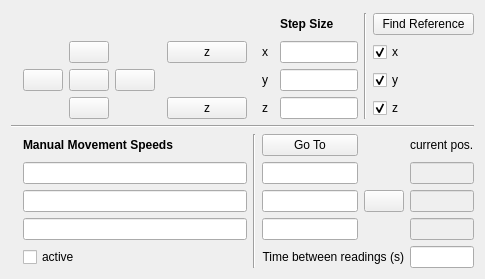
<?xml version="1.0" encoding="UTF-8"?>
<ui version="4.0">
 <class>Form</class>
 <widget class="QWidget" name="Form">
  <property name="geometry">
   <rect>
    <x>0</x>
    <y>0</y>
    <width>424</width>
    <height>279</height>
   </rect>
  </property>
  <property name="windowTitle">
   <string>Form</string>
  </property>
  <layout class="QGridLayout" name="gridLayout_2">
   <item row="3" column="5" colspan="3">
    <spacer name="horizontalSpacer_4">
     <property name="orientation">
      <enum>Qt::Horizontal</enum>
     </property>
     <property name="sizeHint" stdset="0">
      <size>
       <width>0</width>
       <height>20</height>
      </size>
     </property>
    </spacer>
   </item>
   <item row="3" column="4">
    <widget class="QPushButton" name="pushButton_right">
     <property name="text">
      <string/>
     </property>
    </widget>
   </item>
   <item row="2" column="3">
    <widget class="QPushButton" name="pushButton_up">
     <property name="text">
      <string/>
     </property>
    </widget>
   </item>
   <item row="4" column="3">
    <widget class="QPushButton" name="pushButton_down">
     <property name="text">
      <string/>
     </property>
    </widget>
   </item>
   <item row="3" column="3">
    <widget class="QPushButton" name="pushButton_stop">
     <property name="text">
      <string/>
     </property>
    </widget>
   </item>
   <item row="3" column="2">
    <widget class="QPushButton" name="pushButton_left">
     <property name="text">
      <string/>
     </property>
    </widget>
   </item>
   <item row="4" column="10">
    <widget class="QLineEdit" name="lineEdit_stepZ"/>
   </item>
   <item row="2" column="8">
    <widget class="QLabel" name="label">
     <property name="layoutDirection">
      <enum>Qt::LeftToRight</enum>
     </property>
     <property name="text">
      <string>x</string>
     </property>
     <property name="alignment">
      <set>Qt::AlignRight|Qt::AlignTrailing|Qt::AlignVCenter</set>
     </property>
    </widget>
   </item>
   <item row="3" column="10">
    <widget class="QLineEdit" name="lineEdit_stepY"/>
   </item>
   <item row="4" column="6">
    <widget class="QPushButton" name="pushButton_zDown">
     <property name="text">
      <string>z</string>
     </property>
    </widget>
   </item>
   <item row="2" column="6">
    <widget class="QPushButton" name="pushButton_zUp">
     <property name="text">
      <string>z</string>
     </property>
    </widget>
   </item>
   <item row="3" column="0">
    <spacer name="horizontalSpacer_2">
     <property name="orientation">
      <enum>Qt::Horizontal</enum>
     </property>
     <property name="sizeHint" stdset="0">
      <size>
       <width>40</width>
       <height>20</height>
      </size>
     </property>
    </spacer>
   </item>
   <item row="2" column="7">
    <spacer name="horizontalSpacer_3">
     <property name="orientation">
      <enum>Qt::Horizontal</enum>
     </property>
     <property name="sizeHint" stdset="0">
      <size>
       <width>40</width>
       <height>20</height>
      </size>
     </property>
    </spacer>
   </item>
   <item row="2" column="0" colspan="3">
    <spacer name="horizontalSpacer">
     <property name="orientation">
      <enum>Qt::Horizontal</enum>
     </property>
     <property name="sizeHint" stdset="0">
      <size>
       <width>40</width>
       <height>20</height>
      </size>
     </property>
    </spacer>
   </item>
   <item row="10" column="8" colspan="3">
    <widget class="QLineEdit" name="lineEdit_goZ"/>
   </item>
   <item row="7" column="8" colspan="3">
    <widget class="QPushButton" name="pushButton_go_to">
     <property name="text">
      <string>Go To</string>
     </property>
    </widget>
   </item>
   <item row="8" column="8" colspan="3">
    <widget class="QLineEdit" name="lineEdit_goX"/>
   </item>
   <item row="3" column="8">
    <widget class="QLabel" name="label_2">
     <property name="text">
      <string>y</string>
     </property>
     <property name="alignment">
      <set>Qt::AlignRight|Qt::AlignTrailing|Qt::AlignVCenter</set>
     </property>
    </widget>
   </item>
   <item row="4" column="8">
    <widget class="QLabel" name="label_3">
     <property name="text">
      <string>z</string>
     </property>
     <property name="alignment">
      <set>Qt::AlignRight|Qt::AlignTrailing|Qt::AlignVCenter</set>
     </property>
    </widget>
   </item>
   <item row="9" column="8" colspan="3">
    <widget class="QLineEdit" name="lineEdit_goY"/>
   </item>
   <item row="0" column="10">
    <spacer name="verticalSpacer">
     <property name="orientation">
      <enum>Qt::Vertical</enum>
     </property>
     <property name="sizeHint" stdset="0">
      <size>
       <width>20</width>
       <height>40</height>
      </size>
     </property>
    </spacer>
   </item>
   <item row="1" column="11" rowspan="4">
    <widget class="Line" name="line">
     <property name="orientation">
      <enum>Qt::Vertical</enum>
     </property>
    </widget>
   </item>
   <item row="8" column="13" colspan="2">
    <widget class="QLineEdit" name="lineEdit_currentX">
     <property name="enabled">
      <bool>false</bool>
     </property>
    </widget>
   </item>
   <item row="10" column="13" colspan="2">
    <widget class="QLineEdit" name="lineEdit_currentZ">
     <property name="enabled">
      <bool>false</bool>
     </property>
    </widget>
   </item>
   <item row="2" column="10">
    <widget class="QLineEdit" name="lineEdit_stepX"/>
   </item>
   <item row="7" column="13" colspan="2">
    <widget class="QLabel" name="label_6">
     <property name="text">
      <string>current pos.</string>
     </property>
    </widget>
   </item>
   <item row="1" column="10">
    <widget class="QLabel" name="label_4">
     <property name="font">
      <font>
       <weight>75</weight>
       <bold>true</bold>
      </font>
     </property>
     <property name="text">
      <string>Step Size</string>
     </property>
    </widget>
   </item>
   <item row="9" column="13" colspan="2">
    <widget class="QLineEdit" name="lineEdit_currentY">
     <property name="enabled">
      <bool>false</bool>
     </property>
    </widget>
   </item>
   <item row="4" column="0" colspan="3">
    <spacer name="horizontalSpacer_7">
     <property name="orientation">
      <enum>Qt::Horizontal</enum>
     </property>
     <property name="sizeHint" stdset="0">
      <size>
       <width>40</width>
       <height>20</height>
      </size>
     </property>
    </spacer>
   </item>
   <item row="11" column="2" colspan="5">
    <widget class="QCheckBox" name="checkBox_manualActive">
     <property name="text">
      <string>active</string>
     </property>
    </widget>
   </item>
   <item row="7" column="2" colspan="5">
    <widget class="QLabel" name="label_5">
     <property name="font">
      <font>
       <weight>75</weight>
       <bold>true</bold>
      </font>
     </property>
     <property name="text">
      <string>Manual Movement Speeds</string>
     </property>
    </widget>
   </item>
   <item row="9" column="2" colspan="5">
    <widget class="QLineEdit" name="lineEdit_manualY"/>
   </item>
   <item row="3" column="1">
    <spacer name="horizontalSpacer_6">
     <property name="orientation">
      <enum>Qt::Horizontal</enum>
     </property>
     <property name="sizeHint" stdset="0">
      <size>
       <width>40</width>
       <height>20</height>
      </size>
     </property>
    </spacer>
   </item>
   <item row="10" column="2" colspan="5">
    <widget class="QLineEdit" name="lineEdit_manualZ"/>
   </item>
   <item row="7" column="7" rowspan="5">
    <widget class="Line" name="line_3">
     <property name="orientation">
      <enum>Qt::Vertical</enum>
     </property>
    </widget>
   </item>
   <item row="2" column="4" colspan="2">
    <spacer name="horizontalSpacer_5">
     <property name="orientation">
      <enum>Qt::Horizontal</enum>
     </property>
     <property name="sizeHint" stdset="0">
      <size>
       <width>40</width>
       <height>20</height>
      </size>
     </property>
    </spacer>
   </item>
   <item row="8" column="2" colspan="5">
    <widget class="QLineEdit" name="lineEdit_manualX"/>
   </item>
   <item row="3" column="12">
    <widget class="QCheckBox" name="checkBox_refY">
     <property name="text">
      <string>y</string>
     </property>
     <property name="checked">
      <bool>true</bool>
     </property>
    </widget>
   </item>
   <item row="4" column="12">
    <widget class="QCheckBox" name="checkBox_refZ">
     <property name="text">
      <string>z</string>
     </property>
     <property name="checked">
      <bool>true</bool>
     </property>
    </widget>
   </item>
   <item row="2" column="12">
    <widget class="QCheckBox" name="checkBox_refX">
     <property name="text">
      <string>x</string>
     </property>
     <property name="checked">
      <bool>true</bool>
     </property>
    </widget>
   </item>
   <item row="1" column="12" colspan="3">
    <widget class="QPushButton" name="pushButton_ref">
     <property name="text">
      <string>Find Reference</string>
     </property>
    </widget>
   </item>
   <item row="9" column="11" colspan="2">
    <widget class="QPushButton" name="pushButton_position">
     <property name="text">
      <string/>
     </property>
    </widget>
   </item>
   <item row="11" column="13" colspan="2">
    <widget class="QLineEdit" name="lineEdit_read_frequ"/>
   </item>
   <item row="11" column="8" colspan="5">
    <widget class="QLabel" name="label_7">
     <property name="text">
      <string>Time between readings (s)</string>
     </property>
     <property name="alignment">
      <set>Qt::AlignRight|Qt::AlignTrailing|Qt::AlignVCenter</set>
     </property>
    </widget>
   </item>
   <item row="5" column="0" colspan="15">
    <widget class="Line" name="line_2">
     <property name="orientation">
      <enum>Qt::Horizontal</enum>
     </property>
    </widget>
   </item>
  </layout>
 </widget>
 <resources/>
 <connections/>
</ui>
